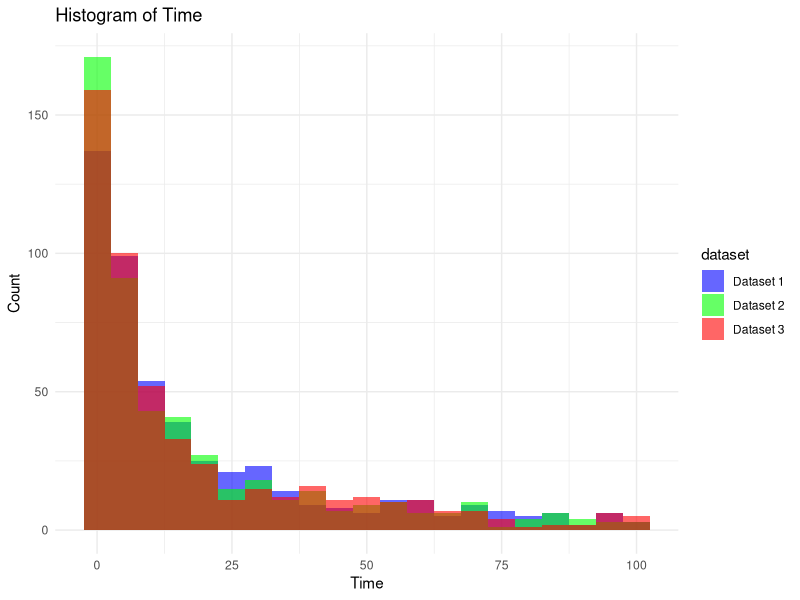

The R source for this figure: (Note: this script raises an error after producing the figure.)
# Includes
library("survival")
library("survminer")
library("dplyr")
library(ggplot2)

data1 <- read.csv("Data_site_1.csv")
data2 <- read.csv("Data_site_2.csv")
data3 <- read.csv("Data_site_3.csv")

# Only keeping the "dense" part
lowcutoff <- 0
cutoff <- 1200

data1 <- data1[data1$time > lowcutoff & data1$time <= cutoff, ]
data2 <- data2[data2$time > lowcutoff & data2$time <= cutoff, ]
data3 <- data3[data3$time > lowcutoff & data3$time <= cutoff, ]

# Graphique
combined_data <- rbind(transform(data1, dataset = "Dataset 1"),
                       transform(data2, dataset = "Dataset 2"),
                       transform(data3, dataset = "Dataset 3"))

# Create histogram plots for each dataset
combined_plot <- ggplot(combined_data, aes(x = time, fill = dataset)) +
  geom_histogram(alpha = 0.6, position = "identity", binwidth = 5) +  # Adjust binwidth as needed
  labs(title = "Histogram of Time", x = "Time", y = "Count") +
  theme_minimal() +
  scale_fill_manual(values = c("Dataset 1" = "blue", "Dataset 2" = "green", "Dataset 3" = "red"))  # Optional: customize colors

# Display the combined plot
print(combined_plot)

# Standard
dataOG <- rbind(data1, data2, data3)


data1 <- data1[order(data1$time), ]
array1 <- data1$time
differences1 <- abs(array1 - c(array1[c(5:length(array1), 1, 2)], array1[(length(array1) - 1):length(array1)]))
max_difference1 <- max(differences1[1:(length(differences1) - 4)])
min_array_1 <- min(array1)
max_array_1 <- max(array1)

data2 <- data2[order(data2$time), ]
array2 <- data2$time
differences2 <- abs(array2 - c(array2[c(5:length(array2), 1, 2)], array2[(length(array2) - 1):length(array2)]))
max_difference2 <- max(differences2[1:(length(differences2) - 4)])
min_array_2 <- min(array2)
max_array_2 <- max(array2)

data3 <- data3[order(data3$time), ]
array3 <- data3$time
differences3 <- abs(array3 - c(array3[c(5:length(array3), 1, 2)], array3[(length(array3) - 1):length(array3)]))
max_difference3 <- max(differences3[1:(length(differences3) - 4)])
min_array_3 <- min(array3)
max_array_3 <- max(array3)

max_difference <- max(max_difference1, max_difference2, max_difference3)

min_total <- min(array1, array2, array3)
max_total <- max(array1, array2, array3)

intervals <- seq(from = min_total, to = max_total, by = max_difference)
if (max_total - intervals[length(intervals)] < max_difference) {
  intervals[length(intervals)] <- max_total
}
intervals

interval_averages <- sapply(1:(length(intervals) - 1), function(i) {
  mean(c(intervals[i], intervals[i + 1]))
})

modify_time <- function(data, intervals) {
  interval_averages <- sapply(1:(length(intervals) - 1), function(i) {
    mean(c(intervals[i], intervals[i + 1]))
  })
  data$time <- sapply(data$time, function(time_value) {
    for (i in 1:(length(intervals) - 1)) {
      if (time_value >= intervals[i] && time_value < intervals[i + 1]) {
        return(interval_averages[i])
      }
    }
    return(interval_averages[length(interval_averages)])
  })
  return(data)
}

data1 <- modify_time(data1, intervals)
data2 <- modify_time(data2, intervals)
data3 <- modify_time(data3, intervals)

dataInt <- rbind(data1, data2, data3)
dataInt <- dataInt[order(dataInt$time), ]

# Original data
#res.cox.OG <- coxph(Surv(time, status) ~ age + sex + ph.ecog + ph.karno + pat.karno + meal.cal + wt.loss, dataOG)
#res.cox.OG <- coxph(Surv(time, status) ~ X1 + X2 + X3, dataOG)
res.cox.OG <- coxph(Surv(time, status) ~ X1 + X2 + X3 + X4 + X5 + X6, dataOG)
res.cox.OG
summary(res.cox.OG)


# Data intervals
#res.cox.Int <- coxph(Surv(time, status) ~ age + sex + ph.ecog + ph.karno + pat.karno + meal.cal + wt.loss, dataInt)
#res.cox.Int <- coxph(Surv(time, status) ~ X1 + X2 + X3, dataInt)
res.cox.Int <- coxph(Surv(time, status) ~ X1 + X2 + X3 + X4 + X5 + X6, dataInt)
res.cox.Int
summary(res.cox.Int)

# Create histogram for the 'time' column in dataInt
plot_dataInt_histogram <- ggplot(dataInt, aes(x = time)) +
  geom_histogram(binwidth = 1, fill = "blue", color = "black", alpha = 0.7) +
  labs(title = "Histogram of Time", x = "Time", y = "Count") +
  theme_minimal()

# Display the plot
print(plot_dataInt_histogram)

# Sum de l'erreur relative
coefficients.OG <- coef(res.cox.OG)
coefficients.Int <- coef(res.cox.Int)
differences <- coefficients.OG - coefficients.Int
percentage_errors <- (differences / coefficients.OG) * 100
absolute_errors <- abs(percentage_errors)
error <- sum(absolute_errors)
error

max_difference


